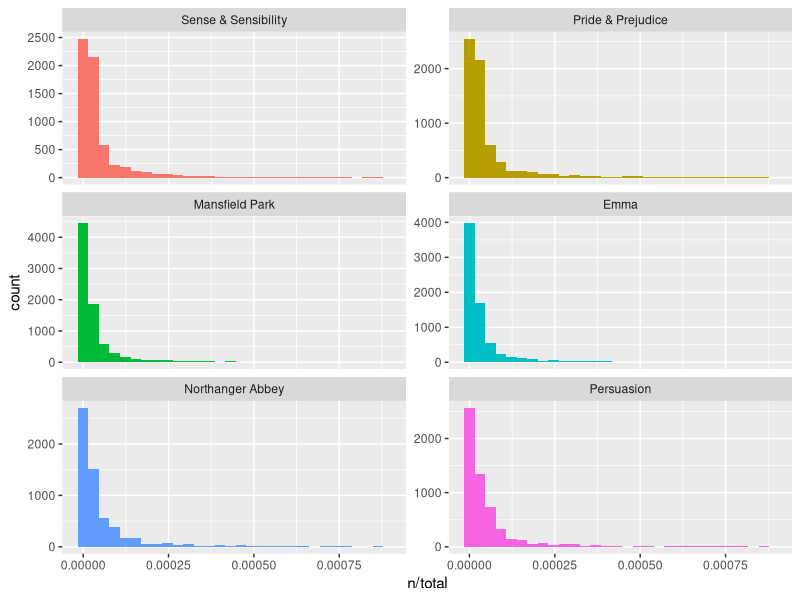
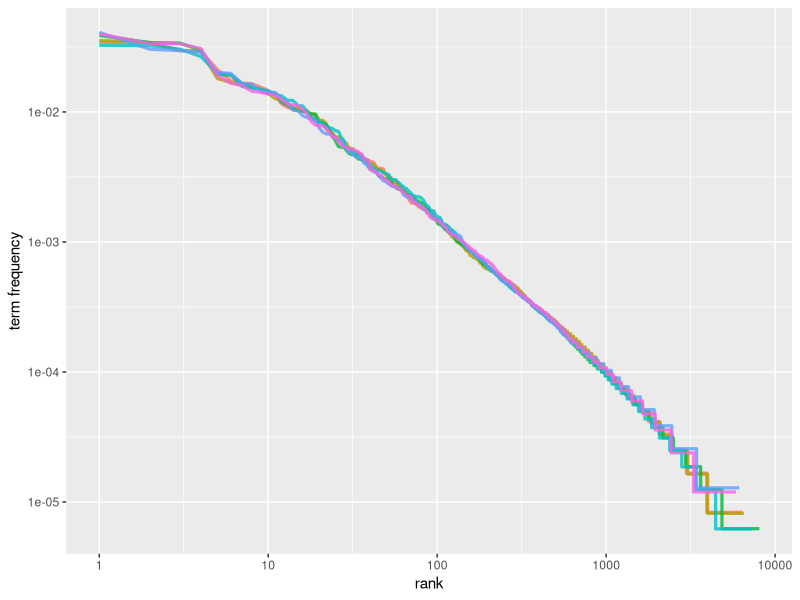

Generate these figures, in order, with R:
library(dplyr)
library(janeaustenr)
library(tidytext)
library(ggplot2)

## Commonly used words in Jane Austen’s novels
book_words <- austen_books() %>%
  unnest_tokens(word, text) %>%
  count(book, word, sort = TRUE)

total_words <- book_words %>% 
  group_by(book) %>% 
  summarize(total = sum(n))

book_words <- left_join(book_words, total_words)

book_words

## distribution of n/total for each novel
ggplot(book_words, aes(n/total, fill = book)) +
  geom_histogram(show.legend = FALSE) +
  xlim(NA, 0.0009) +
  facet_wrap(~book, ncol = 2, scales = "free_y")

## inverse proportionality of words and ranks (Zipf's law)
freq_by_rank <- book_words %>% 
  group_by(book) %>% 
  mutate(rank = row_number(), 
         `term frequency` = n/total)

freq_by_rank

### Visualise
freq_by_rank %>% 
  ggplot(aes(rank, `term frequency`, color = book)) + 
  geom_line(size = 1.1, alpha = 0.8, show.legend = FALSE) + 
  scale_x_log10() +
  scale_y_log10()

## Bind TD-IDF function 
book_words <- book_words %>%
  bind_tf_idf(word, book, n)

book_words

## Terms with high tf-idf in Jane Austen’s works
book_words %>%
  select(-total) %>%
  arrange(desc(tf_idf))
  
